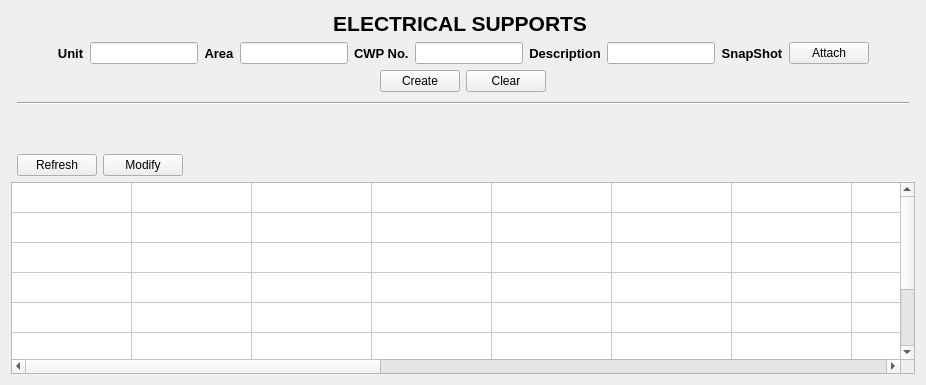
      <widget class="QWidget" name="mes_page">
       <layout class="QGridLayout" name="gridLayout_3">
        <item row="8" column="1" colspan="3">
         <widget class="QTableWidget" name="mes_display_support">
          <property name="minimumSize">
           <size>
            <width>256</width>
            <height>0</height>
           </size>
          </property>
          <property name="gridStyle">
           <enum>Qt::SolidLine</enum>
          </property>
          <property name="rowCount">
           <number>8</number>
          </property>
          <property name="columnCount">
           <number>17</number>
          </property>
          <attribute name="horizontalHeaderVisible">
           <bool>false</bool>
          </attribute>
          <attribute name="horizontalHeaderCascadingSectionResizes">
           <bool>true</bool>
          </attribute>
          <attribute name="horizontalHeaderDefaultSectionSize">
           <number>120</number>
          </attribute>
          <attribute name="horizontalHeaderMinimumSectionSize">
           <number>31</number>
          </attribute>
          <attribute name="horizontalHeaderShowSortIndicator" stdset="0">
           <bool>true</bool>
          </attribute>
          <attribute name="horizontalHeaderStretchLastSection">
           <bool>true</bool>
          </attribute>
          <attribute name="verticalHeaderVisible">
           <bool>false</bool>
          </attribute>
          <attribute name="verticalHeaderDefaultSectionSize">
           <number>30</number>
          </attribute>
          <attribute name="verticalHeaderMinimumSectionSize">
           <number>24</number>
          </attribute>
          <row/>
          <row/>
          <row/>
          <row/>
          <row/>
          <row/>
          <row/>
          <row/>
          <column>
           <property name="text">
            <string>SuppNo</string>
           </property>
           <property name="font">
            <font>
             <weight>75</weight>
             <bold>true</bold>
            </font>
           </property>
           <property name="textAlignment">
            <set>AlignCenter</set>
           </property>
          </column>
          <column>
           <property name="text">
            <string>Unit</string>
           </property>
           <property name="font">
            <font>
             <weight>75</weight>
             <bold>true</bold>
            </font>
           </property>
           <property name="textAlignment">
            <set>AlignCenter</set>
           </property>
          </column>
          <column>
           <property name="text">
            <string>Area</string>
           </property>
           <property name="font">
            <font>
             <weight>75</weight>
             <bold>true</bold>
            </font>
           </property>
           <property name="textAlignment">
            <set>AlignCenter</set>
           </property>
          </column>
          <column>
           <property name="text">
            <string>CWP No.</string>
           </property>
           <property name="font">
            <font>
             <weight>75</weight>
             <bold>true</bold>
            </font>
           </property>
           <property name="textAlignment">
            <set>AlignCenter</set>
           </property>
          </column>
          <column>
           <property name="text">
            <string>Description</string>
           </property>
           <property name="font">
            <font>
             <weight>75</weight>
             <bold>true</bold>
            </font>
           </property>
           <property name="textAlignment">
            <set>AlignCenter</set>
           </property>
          </column>
          <column>
           <property name="text">
            <string>SuppStatus</string>
           </property>
           <property name="font">
            <font>
             <weight>75</weight>
             <bold>true</bold>
            </font>
           </property>
           <property name="textAlignment">
            <set>AlignCenter</set>
           </property>
          </column>
          <column>
           <property name="text">
            <string>Requested By</string>
           </property>
           <property name="font">
            <font>
             <weight>75</weight>
             <bold>true</bold>
            </font>
           </property>
           <property name="textAlignment">
            <set>AlignCenter</set>
           </property>
          </column>
          <column>
           <property name="text">
            <string>Requested Date</string>
           </property>
           <property name="font">
            <font>
             <weight>75</weight>
             <bold>true</bold>
            </font>
           </property>
           <property name="textAlignment">
            <set>AlignCenter</set>
           </property>
          </column>
          <column>
           <property name="text">
            <string>Modified By</string>
           </property>
           <property name="font">
            <font>
             <weight>75</weight>
             <bold>true</bold>
            </font>
           </property>
           <property name="textAlignment">
            <set>AlignCenter</set>
           </property>
          </column>
          <column>
           <property name="text">
            <string>Modified Date</string>
           </property>
           <property name="font">
            <font>
             <weight>75</weight>
             <bold>true</bold>
            </font>
           </property>
           <property name="textAlignment">
            <set>AlignCenter</set>
           </property>
          </column>
          <column>
           <property name="text">
            <string>Implemented By</string>
           </property>
           <property name="font">
            <font>
             <weight>75</weight>
             <bold>true</bold>
            </font>
           </property>
           <property name="textAlignment">
            <set>AlignCenter</set>
           </property>
          </column>
          <column>
           <property name="text">
            <string>Implemented Date</string>
           </property>
           <property name="font">
            <font>
             <weight>75</weight>
             <bold>true</bold>
            </font>
           </property>
           <property name="textAlignment">
            <set>AlignCenter</set>
           </property>
          </column>
          <column>
           <property name="text">
            <string>Approved By</string>
           </property>
           <property name="font">
            <font>
             <weight>75</weight>
             <bold>true</bold>
            </font>
           </property>
           <property name="textAlignment">
            <set>AlignCenter</set>
           </property>
          </column>
          <column>
           <property name="text">
            <string>Approved Date</string>
           </property>
           <property name="font">
            <font>
             <weight>75</weight>
             <bold>true</bold>
            </font>
           </property>
           <property name="textAlignment">
            <set>AlignCenter</set>
           </property>
          </column>
          <column>
           <property name="text">
            <string>Rejected By</string>
           </property>
           <property name="font">
            <font>
             <weight>75</weight>
             <bold>true</bold>
            </font>
           </property>
           <property name="textAlignment">
            <set>AlignCenter</set>
           </property>
          </column>
          <column>
           <property name="text">
            <string>Rejected Date</string>
           </property>
           <property name="font">
            <font>
             <weight>75</weight>
             <bold>true</bold>
            </font>
           </property>
           <property name="textAlignment">
            <set>AlignCenter</set>
           </property>
          </column>
          <column>
           <property name="text">
            <string>Rejection Reason</string>
           </property>
           <property name="font">
            <font>
             <family>MS Shell Dlg 2</family>
             <pointsize>8</pointsize>
             <weight>75</weight>
             <bold>true</bold>
            </font>
           </property>
           <property name="textAlignment">
            <set>AlignCenter</set>
           </property>
          </column>
         </widget>
        </item>
        <item row="2" column="2">
         <layout class="QHBoxLayout" name="horizontalLayout_5">
          <item>
           <spacer name="horizontalSpacer_4">
            <property name="orientation">
             <enum>Qt::Horizontal</enum>
            </property>
            <property name="sizeHint" stdset="0">
             <size>
              <width>40</width>
              <height>20</height>
             </size>
            </property>
           </spacer>
          </item>
          <item>
           <widget class="QPushButton" name="mes_create_button">
            <property name="text">
             <string>Create</string>
            </property>
           </widget>
          </item>
          <item>
           <widget class="QPushButton" name="mes_clear_button">
            <property name="text">
             <string>Clear</string>
            </property>
           </widget>
          </item>
          <item>
           <spacer name="horizontalSpacer_3">
            <property name="orientation">
             <enum>Qt::Horizontal</enum>
            </property>
            <property name="sizeHint" stdset="0">
             <size>
              <width>40</width>
              <height>20</height>
             </size>
            </property>
           </spacer>
          </item>
         </layout>
        </item>
        <item row="1" column="2">
         <layout class="QHBoxLayout" name="horizontalLayout_6">
          <item>
           <spacer name="horizontalSpacer">
            <property name="orientation">
             <enum>Qt::Horizontal</enum>
            </property>
            <property name="sizeHint" stdset="0">
             <size>
              <width>40</width>
              <height>20</height>
             </size>
            </property>
           </spacer>
          </item>
          <item>
           <widget class="QLabel" name="label_30">
            <property name="font">
             <font>
              <family>Arial</family>
              <pointsize>10</pointsize>
              <weight>75</weight>
              <bold>true</bold>
             </font>
            </property>
            <property name="text">
             <string>Unit</string>
            </property>
            <property name="alignment">
             <set>Qt::AlignCenter</set>
            </property>
           </widget>
          </item>
          <item>
           <widget class="QLineEdit" name="mes_unit_line_edit"/>
          </item>
          <item>
           <widget class="QLabel" name="label_31">
            <property name="font">
             <font>
              <family>Arial</family>
              <pointsize>10</pointsize>
              <weight>75</weight>
              <bold>true</bold>
             </font>
            </property>
            <property name="text">
             <string>Area</string>
            </property>
            <property name="alignment">
             <set>Qt::AlignCenter</set>
            </property>
           </widget>
          </item>
          <item>
           <widget class="QLineEdit" name="mes_area_line_edit"/>
          </item>
          <item>
           <widget class="QLabel" name="label_7">
            <property name="font">
             <font>
              <family>Arial</family>
              <pointsize>10</pointsize>
              <weight>75</weight>
              <bold>true</bold>
             </font>
            </property>
            <property name="text">
             <string>CWP No.</string>
            </property>
           </widget>
          </item>
          <item>
           <widget class="QLineEdit" name="mes_cwp_line_edit"/>
          </item>
          <item>
           <widget class="QLabel" name="label_33">
            <property name="font">
             <font>
              <family>Arial</family>
              <pointsize>10</pointsize>
              <weight>75</weight>
              <bold>true</bold>
             </font>
            </property>
            <property name="text">
             <string>Description</string>
            </property>
            <property name="alignment">
             <set>Qt::AlignCenter</set>
            </property>
           </widget>
          </item>
          <item>
           <widget class="QLineEdit" name="mes_desc_line_edit"/>
          </item>
          <item>
           <widget class="QLabel" name="label_32">
            <property name="font">
             <font>
              <family>Arial</family>
              <pointsize>10</pointsize>
              <weight>75</weight>
              <bold>true</bold>
             </font>
            </property>
            <property name="text">
             <string>SnapShot</string>
            </property>
            <property name="alignment">
             <set>Qt::AlignCenter</set>
            </property>
           </widget>
          </item>
          <item>
           <widget class="QPushButton" name="mes_openfile_button">
            <property name="text">
             <string>Attach</string>
            </property>
           </widget>
          </item>
          <item>
           <spacer name="horizontalSpacer_2">
            <property name="orientation">
             <enum>Qt::Horizontal</enum>
            </property>
            <property name="sizeHint" stdset="0">
             <size>
              <width>40</width>
              <height>20</height>
             </size>
            </property>
           </spacer>
          </item>
         </layout>
        </item>
        <item row="5" column="2">
         <layout class="QHBoxLayout" name="horizontalLayout_7">
          <item>
           <widget class="QPushButton" name="mes_btn_refresh">
            <property name="text">
             <string>Refresh</string>
            </property>
           </widget>
          </item>
          <item>
           <widget class="QPushButton" name="mes_modify_button">
            <property name="text">
             <string>Modify</string>
            </property>
           </widget>
          </item>
          <item>
           <spacer name="horizontalSpacer_5">
            <property name="orientation">
             <enum>Qt::Horizontal</enum>
            </property>
            <property name="sizeHint" stdset="0">
             <size>
              <width>40</width>
              <height>20</height>
             </size>
            </property>
           </spacer>
          </item>
         </layout>
        </item>
        <item row="3" column="2">
         <widget class="Line" name="line_9">
          <property name="sizePolicy">
           <sizepolicy hsizetype="Expanding" vsizetype="Expanding">
            <horstretch>0</horstretch>
            <verstretch>0</verstretch>
           </sizepolicy>
          </property>
          <property name="minimumSize">
           <size>
            <width>0</width>
            <height>10</height>
           </size>
          </property>
          <property name="orientation">
           <enum>Qt::Horizontal</enum>
          </property>
         </widget>
        </item>
        <item row="0" column="2">
         <widget class="QLabel" name="mes_heading">
          <property name="font">
           <font>
            <pointsize>16</pointsize>
            <weight>75</weight>
            <bold>true</bold>
           </font>
          </property>
          <property name="text">
           <string>ELECTRICAL SUPPORTS </string>
          </property>
          <property name="textFormat">
           <enum>Qt::PlainText</enum>
          </property>
          <property name="scaledContents">
           <bool>false</bool>
          </property>
          <property name="alignment">
           <set>Qt::AlignCenter</set>
          </property>
          <property name="margin">
           <number>-3</number>
          </property>
         </widget>
        </item>
        <item row="4" column="2">
         <spacer name="verticalSpacer">
          <property name="orientation">
           <enum>Qt::Vertical</enum>
          </property>
          <property name="sizeHint" stdset="0">
           <size>
            <width>20</width>
            <height>40</height>
           </size>
          </property>
         </spacer>
        </item>
       </layout>
      </widget>
